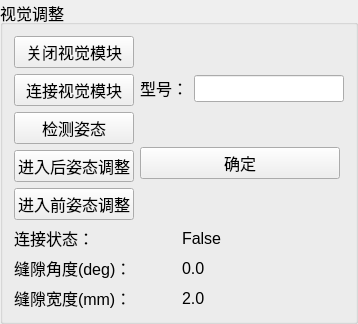
              <widget class="QGroupBox" name="groupBox_24">
               <property name="font">
                <font>
                 <pointsize>12</pointsize>
                </font>
               </property>
               <property name="title">
                <string>视觉调整</string>
               </property>
               <layout class="QVBoxLayout" name="verticalLayout_80">
                <item>
                 <layout class="QHBoxLayout" name="horizontalLayout_105">
                  <item>
                   <layout class="QVBoxLayout" name="verticalLayout_81">
                    <item>
                     <widget class="QPushButton" name="pushButton_56">
                      <property name="sizePolicy">
                       <sizepolicy hsizetype="Maximum" vsizetype="Fixed">
                        <horstretch>0</horstretch>
                        <verstretch>0</verstretch>
                       </sizepolicy>
                      </property>
                      <property name="maximumSize">
                       <size>
                        <width>200</width>
                        <height>16777215</height>
                       </size>
                      </property>
                      <property name="text">
                       <string>关闭视觉模块</string>
                      </property>
                     </widget>
                    </item>
                    <item>
                     <widget class="QPushButton" name="pushButton_57">
                      <property name="sizePolicy">
                       <sizepolicy hsizetype="Maximum" vsizetype="Fixed">
                        <horstretch>0</horstretch>
                        <verstretch>0</verstretch>
                       </sizepolicy>
                      </property>
                      <property name="maximumSize">
                       <size>
                        <width>200</width>
                        <height>16777215</height>
                       </size>
                      </property>
                      <property name="text">
                       <string>连接视觉模块</string>
                      </property>
                     </widget>
                    </item>
                    <item>
                     <widget class="QPushButton" name="pushButton_58">
                      <property name="sizePolicy">
                       <sizepolicy hsizetype="Minimum" vsizetype="Fixed">
                        <horstretch>0</horstretch>
                        <verstretch>0</verstretch>
                       </sizepolicy>
                      </property>
                      <property name="minimumSize">
                       <size>
                        <width>100</width>
                        <height>0</height>
                       </size>
                      </property>
                      <property name="text">
                       <string>检测姿态</string>
                      </property>
                     </widget>
                    </item>
                    <item>
                     <widget class="QPushButton" name="pushButton_59">
                      <property name="sizePolicy">
                       <sizepolicy hsizetype="Preferred" vsizetype="Fixed">
                        <horstretch>0</horstretch>
                        <verstretch>0</verstretch>
                       </sizepolicy>
                      </property>
                      <property name="text">
                       <string>进入后姿态调整</string>
                      </property>
                     </widget>
                    </item>
                    <item>
                     <widget class="QPushButton" name="pushButton_63">
                      <property name="sizePolicy">
                       <sizepolicy hsizetype="Preferred" vsizetype="Fixed">
                        <horstretch>0</horstretch>
                        <verstretch>0</verstretch>
                       </sizepolicy>
                      </property>
                      <property name="text">
                       <string>进入前姿态调整</string>
                      </property>
                     </widget>
                    </item>
                   </layout>
                  </item>
                  <item>
                   <layout class="QVBoxLayout" name="verticalLayout_82">
                    <item>
                     <layout class="QHBoxLayout" name="horizontalLayout_106">
                      <item>
                       <widget class="QLabel" name="label_140">
                        <property name="sizePolicy">
                         <sizepolicy hsizetype="Preferred" vsizetype="Maximum">
                          <horstretch>0</horstretch>
                          <verstretch>0</verstretch>
                         </sizepolicy>
                        </property>
                        <property name="text">
                         <string>型号：</string>
                        </property>
                       </widget>
                      </item>
                      <item>
                       <widget class="QLineEdit" name="lineEdit_17">
                        <property name="sizePolicy">
                         <sizepolicy hsizetype="Maximum" vsizetype="Fixed">
                          <horstretch>0</horstretch>
                          <verstretch>0</verstretch>
                         </sizepolicy>
                        </property>
                        <property name="minimumSize">
                         <size>
                          <width>150</width>
                          <height>0</height>
                         </size>
                        </property>
                        <property name="maximumSize">
                         <size>
                          <width>200</width>
                          <height>16777215</height>
                         </size>
                        </property>
                       </widget>
                      </item>
                     </layout>
                    </item>
                    <item>
                     <widget class="QPushButton" name="pushButton_64">
                      <property name="sizePolicy">
                       <sizepolicy hsizetype="Maximum" vsizetype="Fixed">
                        <horstretch>0</horstretch>
                        <verstretch>0</verstretch>
                       </sizepolicy>
                      </property>
                      <property name="maximumSize">
                       <size>
                        <width>200</width>
                        <height>16777215</height>
                       </size>
                      </property>
                      <property name="text">
                       <string>确定</string>
                      </property>
                     </widget>
                    </item>
                   </layout>
                  </item>
                 </layout>
                </item>
                <item>
                 <layout class="QGridLayout" name="gridLayout_14">
                  <item row="2" column="1">
                   <widget class="QLabel" name="label_141">
                    <property name="text">
                     <string>2.0</string>
                    </property>
                   </widget>
                  </item>
                  <item row="2" column="0">
                   <widget class="QLabel" name="label_142">
                    <property name="text">
                     <string>缝隙宽度(mm)：</string>
                    </property>
                   </widget>
                  </item>
                  <item row="1" column="0">
                   <widget class="QLabel" name="label_145">
                    <property name="text">
                     <string>缝隙角度(deg)：</string>
                    </property>
                   </widget>
                  </item>
                  <item row="1" column="1">
                   <widget class="QLabel" name="label_146">
                    <property name="text">
                     <string>0.0</string>
                    </property>
                   </widget>
                  </item>
                  <item row="0" column="0">
                   <widget class="QLabel" name="label_147">
                    <property name="text">
                     <string>连接状态：</string>
                    </property>
                   </widget>
                  </item>
                  <item row="0" column="1">
                   <widget class="QLabel" name="label_148">
                    <property name="text">
                     <string>False</string>
                    </property>
                   </widget>
                  </item>
                 </layout>
                </item>
               </layout>
              </widget>
